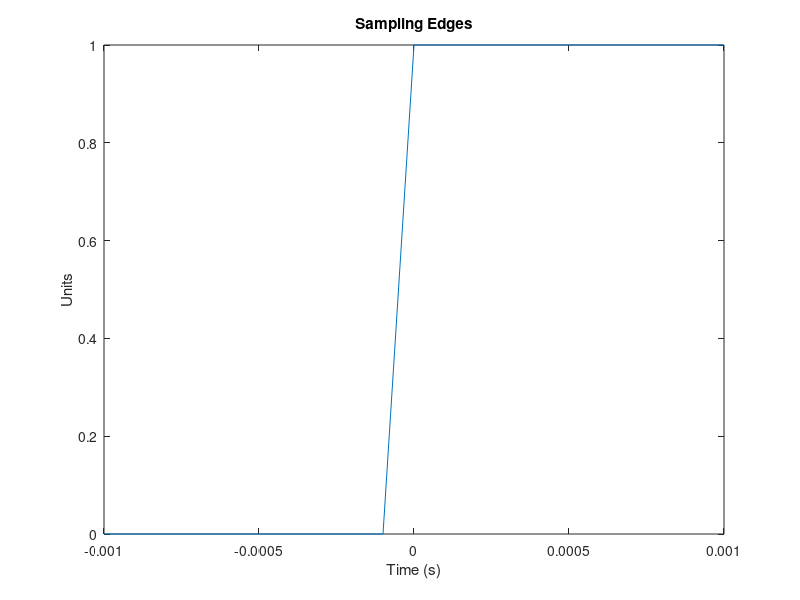

Write MATLAB code to recreate this figure.
% 3.2

t = -0.001:(1/10000):0.001;
u = @(t) (t >= 0);

figure;
plot(t, u(t))
title('Sampling Edges')
xlabel('Time (s)')
ylabel('Units')
